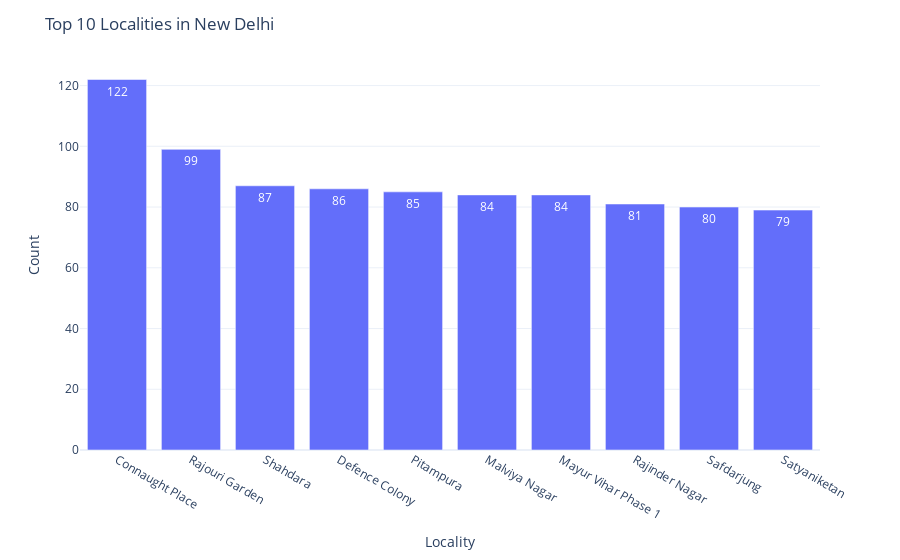

The notebook cell this image was saved under:
### Markdown cell above
# `Delhi Location

### Code cell
Delhi = data[data.City == 'New Delhi']  # Filter the data for 'New Delhi'

# Create a bar plot
fig = px.bar(
    x=Delhi.Locality.value_counts().head(10).index,  # Top 10 localities by count (x-axis)
    y=Delhi.Locality.value_counts().head(10).values,  # Their counts (y-axis)
    text=Delhi.Locality.value_counts().head(10).values  # Display counts as text on bars
)

fig.update_layout(
    title="Top 10 Localities in New Delhi",
    xaxis_title="Locality",
    yaxis_title="Count",
    template="plotly_white"
)

fig.show()

### Figure 1 — Plotly figure (JSON) as saved in the notebook; plotly's stock layout.template omitted (floating-point values rounded to 4 significant figures)
{"data": [{"alignmentgroup": "True", "hovertemplate": "x=%{x}<br>y=%{y}<br>text=%{text}<extra></extra>", "legendgroup": "", "marker": {"color": "#636efa", "pattern": {"shape": ""}}, "name": "", "offsetgroup": "", "orientation": "v", "showlegend": false, "text": [122, 99, 87, 86, 85, 84, 84, 81, 80, 79], "textposition": "auto", "type": "bar", "x": ["Connaught Place", "Rajouri Garden", "Shahdara", "Defence Colony", "Pitampura", "Malviya Nagar", "Mayur Vihar Phase 1", "Rajinder Nagar", "Safdarjung", "Satyaniketan"], "xaxis": "x", "y": [122, 99, 87, 86, 85, 84, 84, 81, 80, 79], "yaxis": "y"}], "layout": {"autosize": true, "barmode": "relative", "legend": {"tracegroupgap": 0}, "margin": {"t": 60}, "title": {"text": "Top 10 Localities in New Delhi"}, "xaxis": {"anchor": "y", "autorange": true, "domain": [0, 1], "range": [-0.5, 9.5], "title": {"text": "Locality"}, "type": "category"}, "yaxis": {"anchor": "x", "autorange": true, "domain": [0, 1], "range": [0, 128.4], "title": {"text": "Count"}, "type": "linear"}}}
